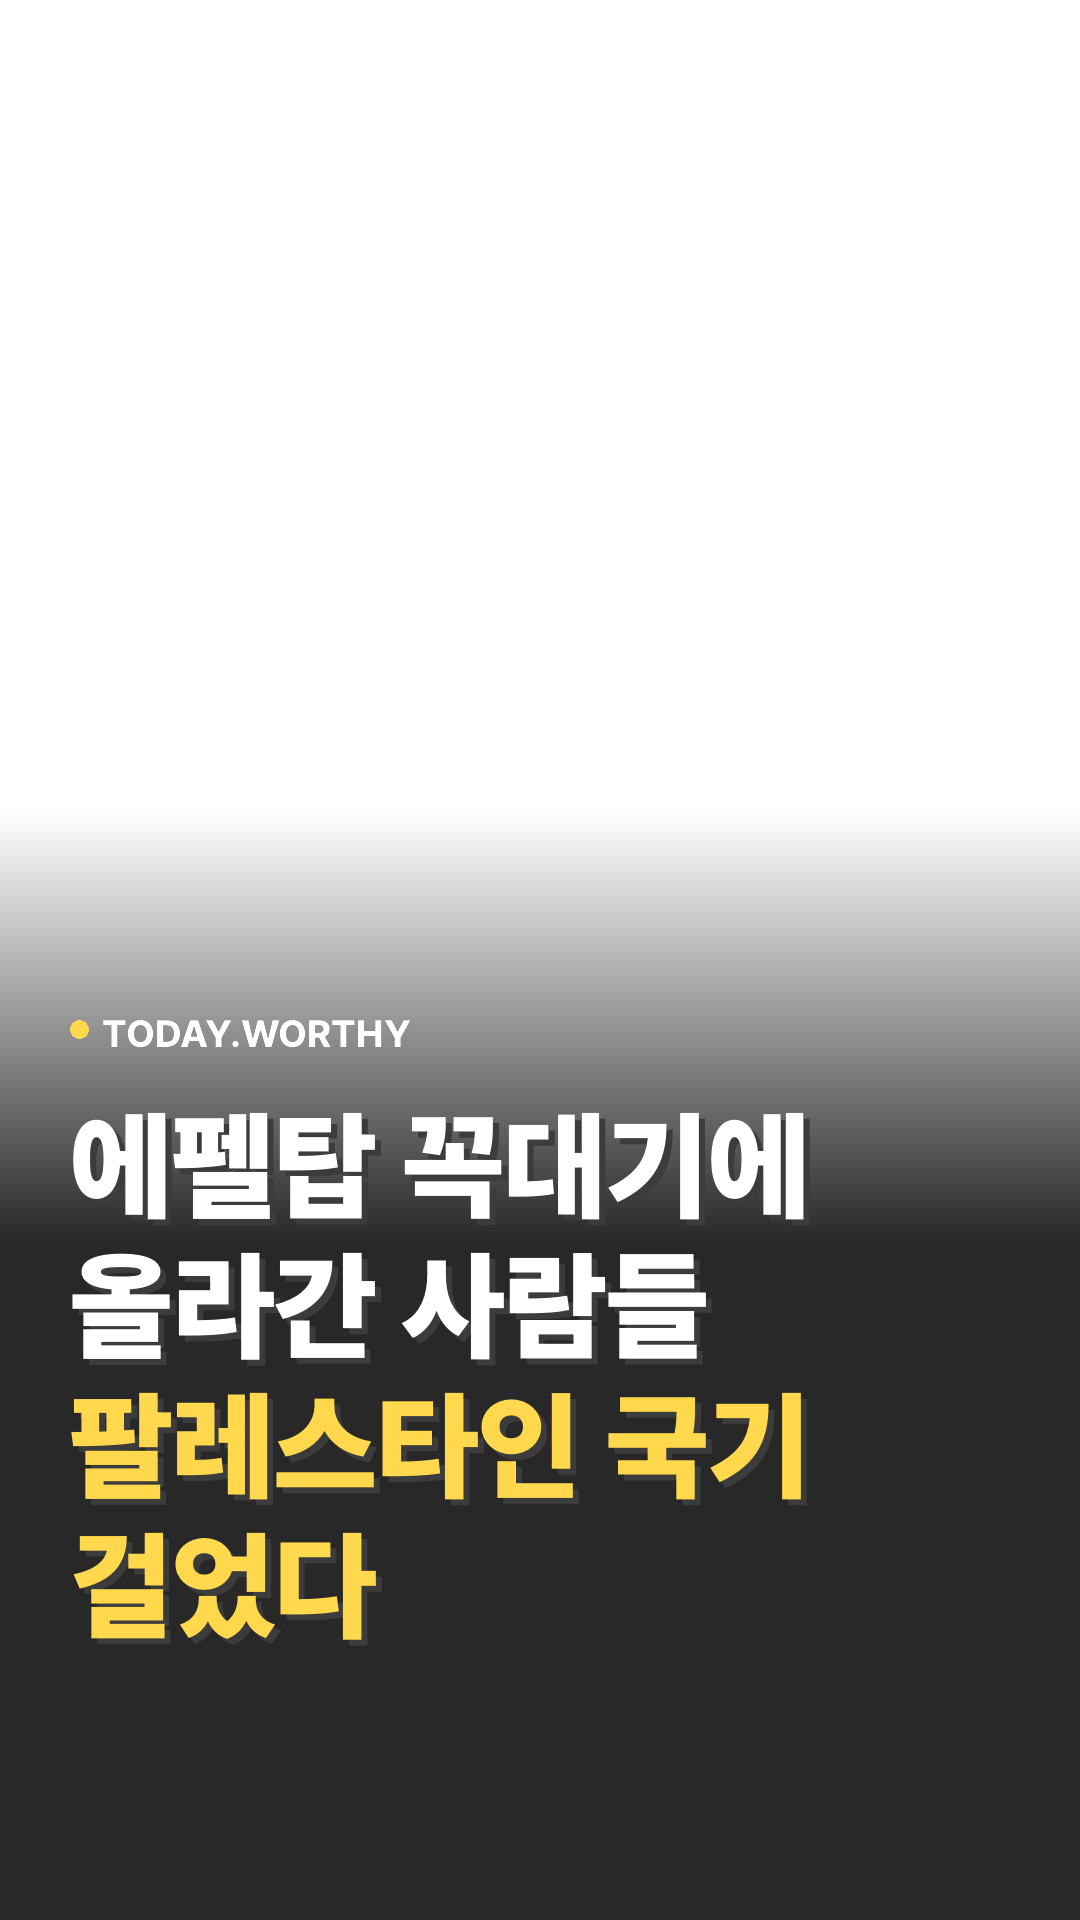

Write Python code to recreate this figure.
"""릴스 제목 오버레이. 사용법: overlay2.py out.png "줄1" "줄2" "줄3"
'작은따옴표' 안은 노란 강조. 따옴표가 하나도 없으면 마지막 줄 전체를 노랑으로."""
import sys
from PIL import Image, ImageDraw, ImageFont

F = "/home/claude/cardnews/assets/fonts/"
out, lines = sys.argv[1], sys.argv[2:]
UP = 140 * max(0, len(lines) - 3)  # 4줄 이상이면 전체를 위로
W, H = 1080, 1920
YEL, WHITE, SH = (255, 216, 77, 255), (255, 255, 255, 255), (60, 60, 60, 255)

img = Image.new("RGBA", (W, H), (0, 0, 0, 0))
grad = Image.new("L", (1, H))
for y in range(H):
    grad.putpixel((0, y), 0 if y < 950 - UP else min(215, int(215 * (y - 950 + UP) / 430)))
img.putalpha(grad.resize((W, H)))
img = Image.composite(Image.new("RGBA", (W, H), (0, 0, 0, 255)), Image.new("RGBA", (W, H), (0, 0, 0, 0)), grad.resize((W, H)))

d = ImageDraw.Draw(img)
small = ImageFont.truetype(F + "Pretendard-ExtraBold.otf", 38)
big = ImageFont.truetype(F + "Pretendard-Black.otf", 118)
d.ellipse((70, 1160 - UP, 88, 1178 - UP), fill=YEL)
d.text((102, 1150 - UP), "TODAY.WORTHY", font=small, fill=WHITE)

any_quote = any("'" in ln for ln in lines)
y = 1235 - UP
for i, ln in enumerate(lines):
    if any_quote:
        segs = [(p, YEL if k % 2 else WHITE) for k, p in enumerate(ln.split("'")) if p]
    else:
        segs = [(ln, YEL if i == len(lines) - 1 else WHITE)]
    x = 70
    for txt, col in segs:
        d.text((x + 6, y + 6), txt, font=big, fill=SH)
        d.text((x, y), txt, font=big, fill=col)
        x += d.textlength(txt, font=big)
    assert x < W - 40, f"line too wide: {ln} ({x:.0f}px)"
    y += 140
img.save(out)
print("ok", out)
